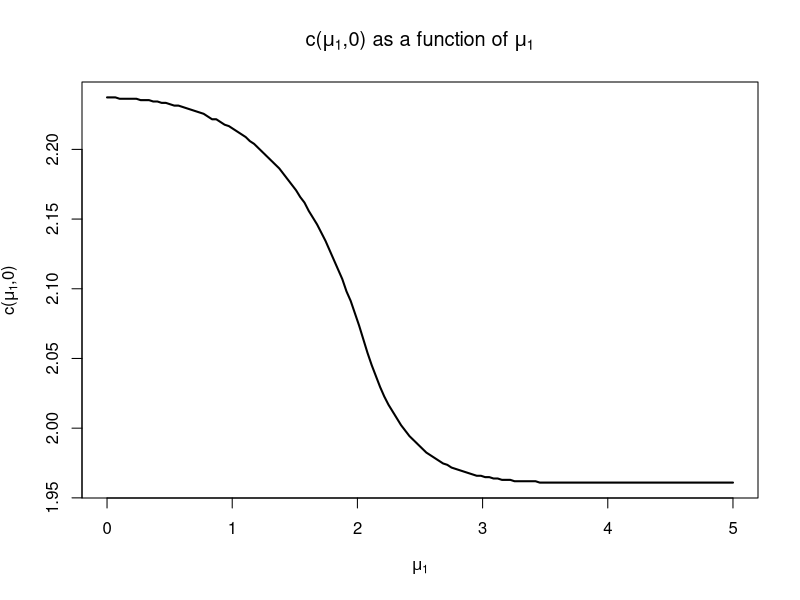

The R script that drew this image:
# This script calculate the upper bound for the selection of the 
# absolute maximum in 2D and generate figure 3.

setEPS(paper = "special", horizontal = T)
library(MASS)
library(lattice)
library(ggplot2)

## Global Constants
{
  alpha<-0.05; za<-qnorm(alpha/2)
}

f<-function(x,mu,sd=1){
  return(dnorm(x,mean=mu[1],sd=sd)*(pnorm(x,mu[2],sd)-pnorm(-x,mu[2],sd))*((-1)^(as.numeric(x<0))))
}
g<-function(x,mu,sd=1){
  return(dnorm(x,mean=mu[2],sd=sd)*(pnorm(x,mu[1],sd)-pnorm(-x,mu[1],sd))*((-1)^(as.numeric(x<0))))
}
calc_area<-function(mu,r=1){
  return(c(integrate(f,mu[1]+(r*za),mu[1]-(r*za),mu)$value,integrate(g,mu[2]+(r*za),mu[2]-(r*za),mu)$value))
}

optimal_r<-function(a,b,leng=300){
  r_tmp<-seq(1,1.15,length=301)  
  tmp<-sapply(X=r_tmp,FUN=calc_area,mu=c(a,b))
  tmp_sum<-apply(tmp,2,sum)
  ind<-which((tmp_sum-(1-alpha)>0)==T)[1]
  return(c(r_tmp[ind],tmp_sum[ind]))
}

mu<-c(2,1)
alpha<-0.05
za<-qnorm(alpha/2)
sum(calc_area(c(50,50)))
sum(calc_area(c(1,0.1)))

t<-seq(0,5,length=150)
tt<-sapply(t,optimal_r,0)
r<-tt[1,]
z_new<-(-r)*za

postscript("figures/upper_bound.pdf",width = 6, height = 6)
plot(z_new~t,type="l",xlab=expression(paste(mu[1])),ylab=expression(paste(c,"(",mu[1],",0)")),main=expression(paste(c,"(",mu[1],",0) as a function of ",mu[1])),lwd=2)
dev.off()


